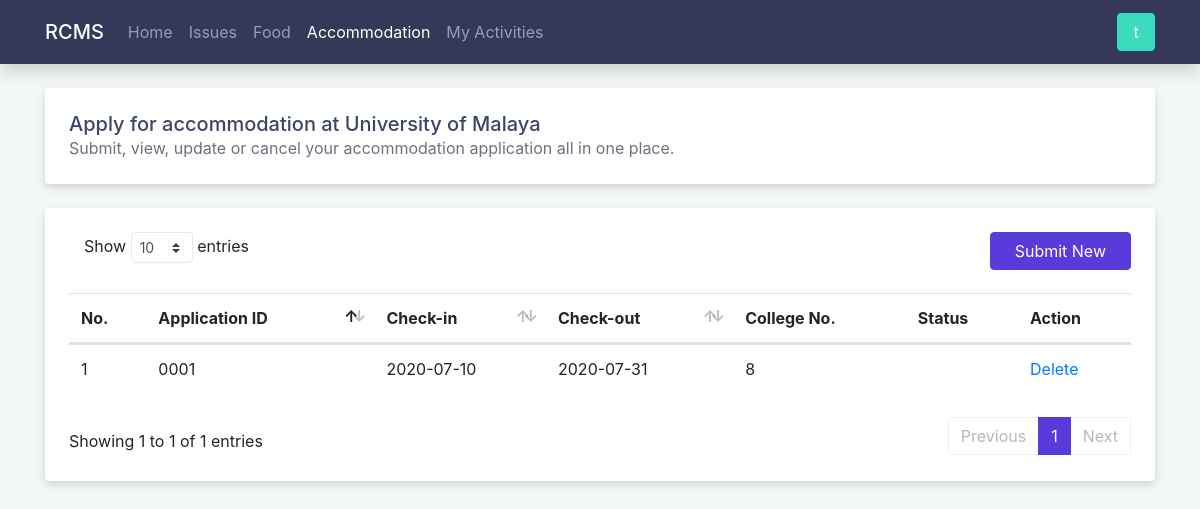
Page /accommodation (signed in) on the earlier database version.
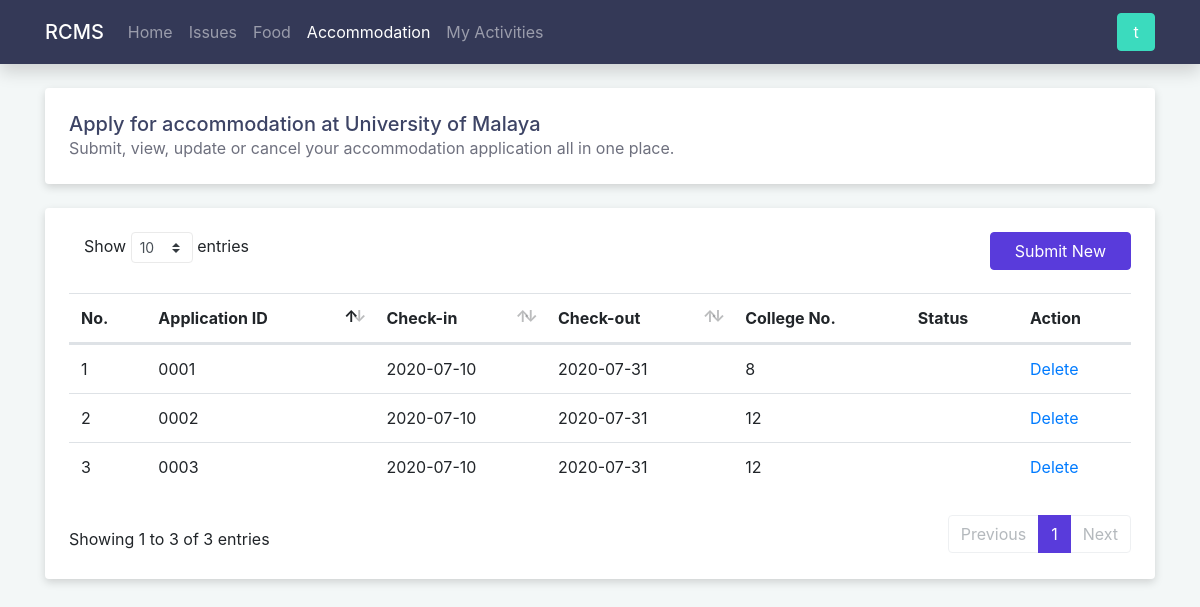
Same page on the later database version.
### tables this page shows
CREATE TABLE accommodation
(
    id              INTEGER UNSIGNED AUTO_INCREMENT PRIMARY KEY,
    user_id         INTEGER UNSIGNED NOT NULL,
    check_in_date   DATE             NOT NULL,
    check_out_date  DATE             NOT NULL,
    college_id      TINYINT UNSIGNED NOT NULL,
    purpose         VARCHAR(10000)   NOT NULL,
    supporting_docs VARCHAR(2083),
    status          TINYINT UNSIGNED NOT NULL DEFAULT 0,
    created_at      TIMESTAMP        NOT NULL DEFAULT CURRENT_TIMESTAMP,
    updated_at      TIMESTAMP        NOT NULL DEFAULT CURRENT_TIMESTAMP ON UPDATE CURRENT_TIMESTAMP,
    CHECK ( check_in_date < check_out_date),
    CHECK ( college_id BETWEEN 1 AND 12)
);

### src/models/Database.php (called while the page is built)
<?php
class Database
{
    private ?PDO $connection;
    private string $dbname;
    private string $username;
    private string $password;
    private string $host;
    private string $port;
    private string $charset;
    public function __construct(string $dbname, string $username, string $password, string $host = 'localhost', string $port = '3306', string $charset = 'utf8mb4')
    {
        $this->dbname = $dbname;
        $this->username = $username;
        $this->password = $password;
        $this->host = $host;
        $this->port = $port;
        $this->charset = $charset;
    }
    public function getConnection(): PDO
    {
        if (!isset($this->connection)) {
            $dsn = "mysql:dbname=$this->dbname;host=$this->host;port=$this->port;charset=$this->charset";
            $options = [
                PDO::ATTR_DEFAULT_FETCH_MODE => PDO::FETCH_ASSOC,
                PDO::ATTR_ERRMODE => PDO::ERRMODE_EXCEPTION,
                PDO::ATTR_EMULATE_PREPARES => false,
                PDO::MYSQL_ATTR_FOUND_ROWS => true,
            ];
            try {
                $this->connection = new PDO($dsn, $this->username, $this->password, $options);
            } catch (PDOException $e) {
                throw $e;
            }
        }
        return $this->connection;
    }
    public function closeConnection(): void
    {
        $this->connection = null;
    }
}

### src/models/AccommodationModel.php (called while the page is built, shortened)
<?php
class AccommodationModel
{
    private PDO $connection;
    public function __construct(PDO $connection)
    {
        $this->connection = $connection;
    }
    public function getAllByUserId(int $userId): array
    {
        try {
            $stmt = $this->connection->prepare('SELECT * FROM accommodation WHERE user_id = ?');
            $stmt->execute([$userId]);
            $data = $stmt->fetchAll();
            return $data;
        } catch (PDOException $exception) {
            error_log('AccommodationModel: getAllByUserId: ' . $exception->getMessage() . 'userId: ' . $userId);
            throw $exception;
        }
    }
}

### src/modules/accommodation/accommodation.php (the view, shortened to what this page needs)
<?php
include '../src/templates/header.php';
include '../src/templates/navbar.php';
include '../src/models/AccommodationModel.php';
if (isset($_SESSION['user_id'])) {
    $db = new Database(DATABASE_NAME, DATABASE_USERNAME, DATABASE_PASSWORD);
    $server_err = false;
    try {
        $model = new AccommodationModel($db->getConnection());
        $records = $model->getAllByUserId($_SESSION['user_id']);
    } catch (PDOException $exception) {
        $server_err = true;
    }
}
?>
<main class="container">
    <?php if (isset($_SESSION['user_id'])) : ?>
        <?php if (!$server_err) : ?>
            <div class="card p-4 mb-4">
                <h5 class="text-primary m-0">Apply for accommodation at University of Malaya</h5>
                <p class="text-secondary m-0">Submit, view, update or cancel your accommodation application all in one
                    place.</p>
            </div>
            <div class="card p-4">
                <div>
                    <a href="/accommodation/new" type="button" class="btn btn-primary float-none d-block
                   float-md-right px-4 mb-4 mb-md-0">Submit New</a>
                    <table class="table table-responsive-md table-hover w-100 py-3" id="table">
                        <thead>
                        <tr>
                            <th>No.</th>
                            <th>Application ID</th>
                            <th>Check-in</th>
                            <th>Check-out</th>
                            <th>College No.</th>
                            <th>Status</th>
                            <th>Action</th>
                        </tr>
                        </thead>
                        <tbody>
                        <?php foreach ($records as $record): ?>
                            <tr class="clickable">
                                <td></td>
                                <td><?= sprintf('%04d', $record['id']) ?></td>
                                <td><?= $record['check_in_date'] ?></td>
                                <td><?= $record['check_out_date'] ?></td>
                                <td><?= $record['college_id'] ?></td>
                                <td><?= $record['status'] ?></td>
                                <td></td>
                            </tr>
                        <?php endforeach; ?>
                        </tbody>
                    </table>
                </div>
            </div>
        <?php else: include '../src/templates/server_err.php'; endif; ?>
    <?php else : include '../src/templates/acc_req.php'; endif; ?>
</main>
<?php include '../src/templates/footer.php' ?>

Differences in the rows shown:
added accommodation: id "0002", check_in_date "2020-07-10", check_out_date "2020-07-31", college "12"
added accommodation: id "0003", check_in_date "2020-07-10", check_out_date "2020-07-31", college "12"
Other differences:
text written by a page script: "Show entries Showing 1 to 1 of 1 entries Previous 1 Next" → "Show entries Showing 1 to 3 of 3 entries Previous 1 Next"
